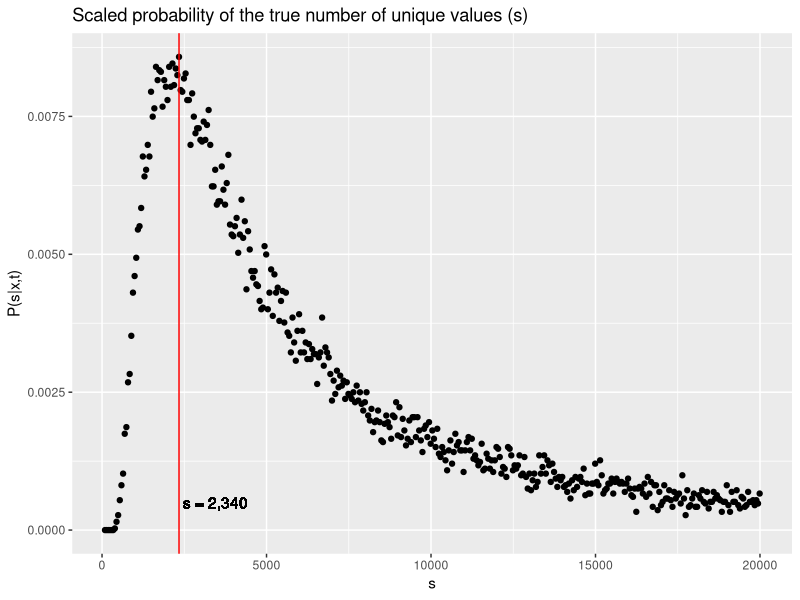

This figure's R source: (Note: a time limit stopped this script after it produced the figure.)
## ---- chunk 1
knitr::opts_chunk$set(echo = TRUE)
knitr::opts_chunk$set(warning = FALSE)
knitr::opts_chunk$set(message = FALSE)
knitr::opts_chunk$set(comment = NA)
knitr::opts_chunk$set(results = 'asis')

library(ggplot2)
library(dplyr)
## ---- chunk 2
simXgS <- function(s, t = 90, x = 88, num_samples = 1000) {
  # Calculates the probability of drawing x unique samples
  out <- c()
  for (i in 1:num_samples) {
    samp <- sample(1:s, size = t, replace = T) # draw 90
    v <- (length(unique(samp)) == x)
    out <- c(out, v)
  }
  mean(out)
}

set.seed(1)
bag <- seq(from = 90, to = 20000, by = 50) # S Values

full_out <- sapply(bag,
                   simXgS,
                   t = 90,
                   x = 88,
                   num_samples = 1000)

p_full_out <- full_out / sum(full_out)

df_sim <-
  data.frame(S = bag, pdf = p_full_out)
best_S <- df_sim$S[which.max(df_sim$pdf)]
## ---- chunk 3
df_sim %>%
  ggplot(aes(S, pdf)) +
  geom_point() +
  geom_vline(xintercept = best_S, color = "red") +
  geom_text(
    x = best_S,
    y = .0005,
    label = paste0(" s = ", format(best_S, big.mark = ",")),
    hjust = 0
  ) +
  labs(title = "Scaled probability of the true number of unique values (s)",
       x = "s",
       y = "P(s|x,t)")
## ---- chunk 4
set.seed(2)
bag2 <- seq(from = 90, to = 3000, by = 50) # S Values
best_Ss <- sapply(1:100, function(x) {
  full_out <- sapply(bag2,
                     simXgS,
                     t = 90,
                     x = 88,
                     num_samples = 1000)
  
  bag2[which.max(full_out)]
})

best_est <- mean(best_Ss)
est_ci <- best_est +c(-1,1)*sd(best_Ss)/sqrt(100)*1.96
## ---- chunk 5
ggplot(data = data.frame(best_Ss), aes(x = best_Ss)) + 
  geom_histogram(bins = 30) +
  labs(x = "Best Value for S",
       title = "Histogram of the best values for s from 100 simulations")

## ---- chunk 6
probXgS <- function(s,
                    t = 90,
                    x = 88) {
  m_vs <- t - x
  prod(s:(s - (x - 1)) / s) *
    choose(x + m_vs - 1, m_vs) *
    1 / s ^ m_vs
}

comp_out <- sapply(bag, probXgS, x = 88, t = 90)
p_comp_out <- comp_out / sum(comp_out)

df_sim$calc_pdf <- p_comp_out
best_S_calc <-
  df_sim$S[which.max(df_sim$calc_pdf)]

## ---- chunk 7
df_sim %>%
  ggplot(aes(x = S)) +
  geom_point(aes(y = pdf), color = "black") +
  geom_line(aes(y = calc_pdf), color = "red", size = 1) +
  geom_vline(xintercept = best_S_calc, color = "blue") +
  geom_text(
    x = best_S_calc,
    y = .0005,
    label = paste0(" S = ", format(best_S_calc, big.mark = ",")),
    hjust = 0
  ) +
  labs(title = "Plotting the simulated and calculated values for P(s|x,t)",
       x = "S",
       y = "P(s|x,t)")

## ---- chunk 8
df_sim %>% 
  ggplot(aes(calc_pdf, calc_pdf-pdf)) +
  geom_point() + 
  geom_smooth(method = 'loess') +
  labs(main = "Residuals showing accuracy of calculations to simulated values")

## ---- chunk 9
set.seed(3)
bag <- seq(from = 90, to = 200, by = 1) # S Values

full_out <- sapply(bag,
                     simXgS,
                     t = 150,
                     x = 88,
                     num_samples = 1000)

# Scale the outputs os the probability sums to 1
p_full_out <- full_out/sum(full_out)

df2_sim <- 
  data.frame(S = bag, pdf_1 = p_full_out) 

comp_out <- sapply(bag, probXgS, t = 150, 
                   x = 88)
p_comp_out <- comp_out/sum(comp_out)
df2_sim$calc_pdf_1 <- p_comp_out

best_S_calc_1 <- df2_sim$S[which.max(df2_sim$calc_pdf_1)]
df2_sim %>% 
  ggplot(aes(x = S)) +
  geom_point(aes(y = pdf_1), color = "black") +
  geom_line(aes(y = calc_pdf_1), color = "red", size = 1)+
  geom_vline(xintercept = best_S_calc_1, color = "blue") +
  geom_text( x = best_S_calc_1, y = .0005, label = paste0(" S = ", format(best_S_calc_1,big.mark = ",")), hjust = 0) +
  labs(title = "Simulated vs Calculated values for t = 150, x = 88",
       x = "S",
       y = "P(s|x,t)")
## ---- chunk 10
set.seed(4)
bag <- seq(from = 50, to = 120, by = 1) # S Values

full_out <- sapply(bag,
                     simXgS,
                     t = 90,
                     x = 50,
                     num_samples = 1000)

# Scale the outputs os the probability sums to 1
p_full_out <- full_out/sum(full_out)

df2_sim <- 
  data.frame(S = bag, pdf_1 = p_full_out) 

comp_out <- sapply(bag, probXgS, t = 90, 
                   x = 50)
p_comp_out <- comp_out/sum(comp_out)
df2_sim$calc_pdf_1 <- p_comp_out

best_S_calc_1 <- df2_sim$S[which.max(df2_sim$calc_pdf_1)]
df2_sim %>% 
  ggplot(aes(x = S)) +
  geom_point(aes(y = pdf_1), color = "black") +
  geom_line(aes(y = calc_pdf_1), color = "red", size = 1)+
  geom_vline(xintercept = best_S_calc_1, color = "blue") +
  geom_text( x = best_S_calc_1, y = .0005, label = paste0(" S = ", format(best_S_calc_1,big.mark = ",")), hjust = 0) +
  labs(title = "Simulated vs Calculated values for t = 90, x = 50",
       x = "S",
       y = "P(s|x,t)")
